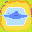

A level layout from a 2D game, rendered from its tile map. Below: a short description, then the map file with its tile-grid data intact:
An orthogonal 2x2 tile map with 16x16 px tiles, 1 tile layer (Tile Layer 1).

<map version="1.5" tiledversion="1.7.2" orientation="orthogonal" renderorder="right-down" width="2" height="2" tilewidth="16" tileheight="16" infinite="0" nextlayerid="2" nextobjectid="1">
 <tileset firstgid="1" name="aw2.png" tilewidth="16" tileheight="16" tilecount="512" columns="32">
  <image source="aw2.png" trans="ffffff" width="512" height="256" />
 </tileset>
 <layer id="1" name="Tile Layer 1" width="2" height="2">
  <data>
   <tile gid="275" />
   <tile gid="276" />
   <tile gid="243" />
   <tile gid="244" />
  </data>
 </layer>
</map>
